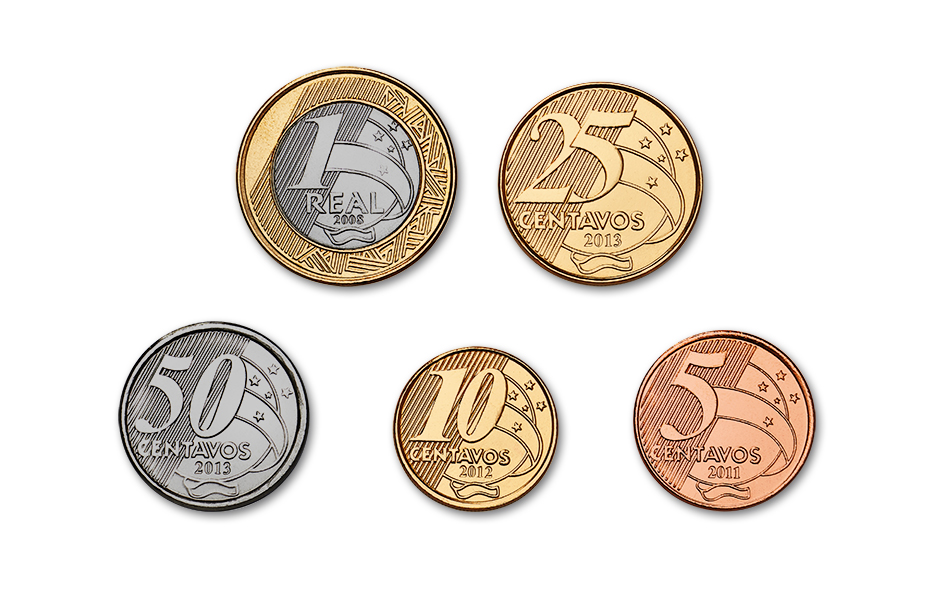
#> input picture Projetos com Deep Learning/img-moedas.jpg, 945 x 603 px
$ jupyter execute identificador_moedas1.ipynb
#> lines starting #> are read from the running program, lines starting #| are printed output that depends on the picture; after the words box and inside, x2 and y2 are one past the last pixel; in counts of white or black regions, pixels touching at a corner belong together
1. **Carregar a Imagem:** Utilizei OpenCV para carregar a imagem com as moedas.

[cell 1]
import cv2
import numpy as np
import matplotlib.pyplot as plt

# Carregar a imagem

image = cv2.imread('img-moedas.jpg')
#> image is the input picture: shape (603, 945, 3); mean B, G, R 218.5, 226.1, 233.2
gray = cv2.cvtColor(image, cv2.COLOR_BGR2GRAY)
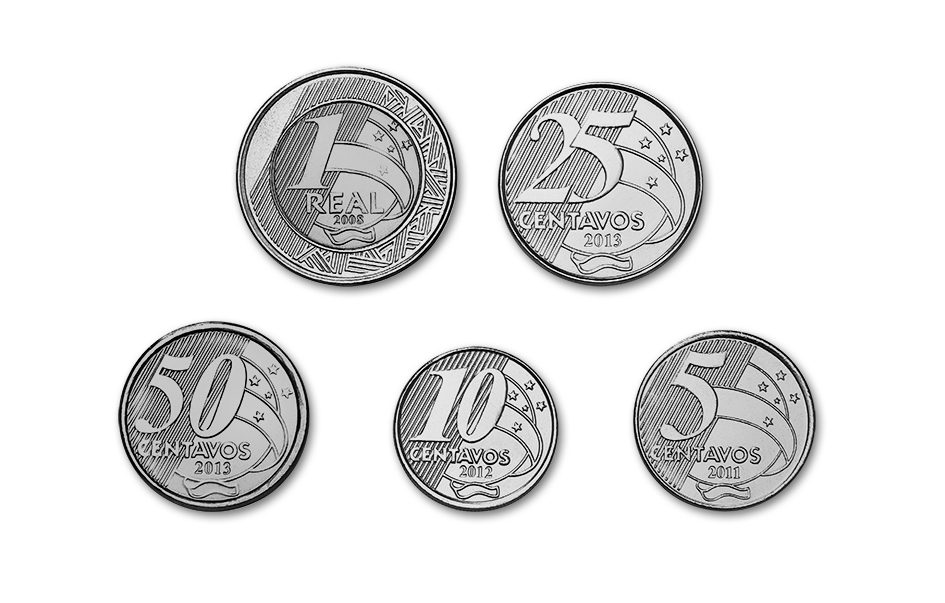
#> gray: shape (603, 945); min 0, max 255, mean 227.3

2. **Processamento de Imagem:**
    - Converter a imagem para escala de cinza
    - Apliquei técnicas de suavização como GaussianBlur para reduzir ruídos.

[cell 2]
gray_blurred = cv2.GaussianBlur(gray, (15, 15), 0) # Ajustar os valores se necessário
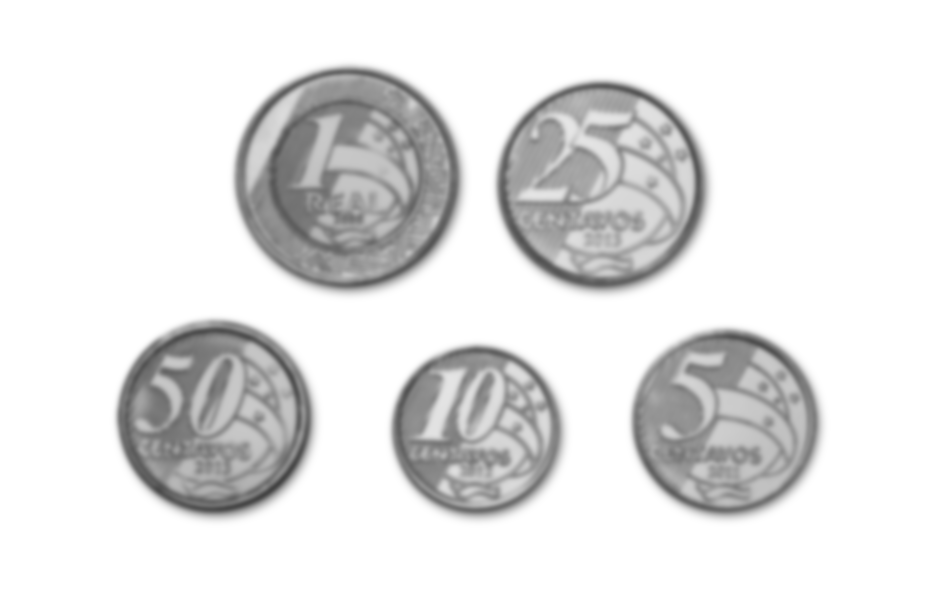
#> gray_blurred: shape (603, 945); min 67, max 255, mean 227.3

3. **Detectar círculos com a Transformada de Hough:**
- Usando a função `HoughCircles` para localizar os círculos (moedas).

[cell 3]
# Detectar círculos com a Transformada de Hough
circles = cv2.HoughCircles(
    gray_blurred,
    cv2.HOUGH_GRADIENT,
    dp=1.2,          # Resolução do acumulador
    minDist=50,      # Distância mínima entre os centros dos círculos
    param1=100,      # Parâmetro para o método Canny (bordas)
    param2=30,       # Limite para a detecção de círculos
    minRadius=15,    # Raio mínimo do círculo
    maxRadius=60     # Raio máximo do círculo
)
#> circles = 13 rows, first 8: [478.2, 424.2, 57.96], [627, 233.4, 48.72], [733.8, 454.2, 59.28], [247.8, 399, 51.24], [365.4, 196.2, 43.08], [186.6, 387, 57.96], [574.2, 148.2, 51.36], [748.2, 397.8, 48.72]

4. **Desenhar os círculos detectados na imagem:**
    - Isso é para certificar que a detecção foi bem-sucedida antes de desenhar os círculos

[cell 4]
# Desenha apenas um círculo por moeda e prevê o valor com base no raio
if circles is not None:
    circles = np.uint16(np.around(circles))
#> circles = 13 rows, first 8: [478, 424, 58], [627, 233, 49], [734, 454, 59], [248, 399, 51], [365, 196, 43], [187, 387, 58], [574, 148, 51], [748, 398, 49]
    for (x, y, r) in circles[0, :1]:  # Limita apenas 1 círculo por moeda
        # Exibir o raio detectado para depuração
        print(f"Raio detectado: {r}")

        # Desenha o círculo externo
        cv2.circle(image, (x, y), r, (0, 255, 0), 3)
        # Desenha o centro do círculo
        cv2.circle(image, (x, y), 3, (255, 0, 0), -1)

        # Prever o valor da moeda com base no raio
        if r >= 40:
            valor = "R$ 0,10"
        elif 28 <= r < 40:
            valor = "R$ 0,50"
        elif 22 <= r < 28:
            valor = "R$ 0,25"
        elif r < 22:
            valor = "R$ 1,00"
        else:
            valor = "Valor desconhecido"

        # Exibir o valor na imagem
        cv2.putText(image, valor, (x - 40, y - 10), cv2.FONT_HERSHEY_SIMPLEX, 0.6, (255, 255, 255), 2)
#> this loop made 1 pass
#> (x, y, r, valor) on pass 1: (478, 424, 58, 'R$ 0,10')
#| Raio detectado: 58
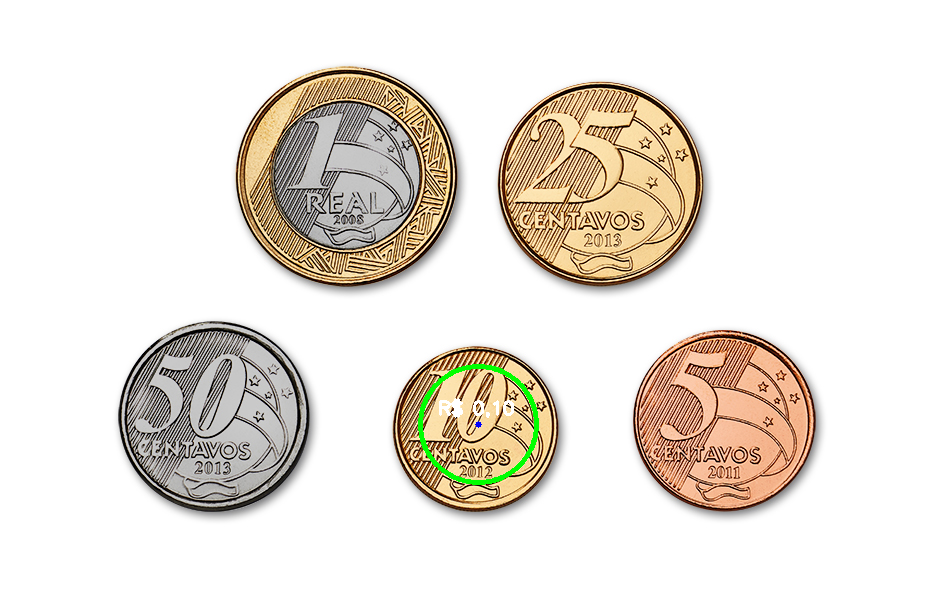
#> image: shape (603, 945, 3); 0.42% of pixels changed, all inside (x1, y1, x2, y2) = (418, 364, 539, 485)
